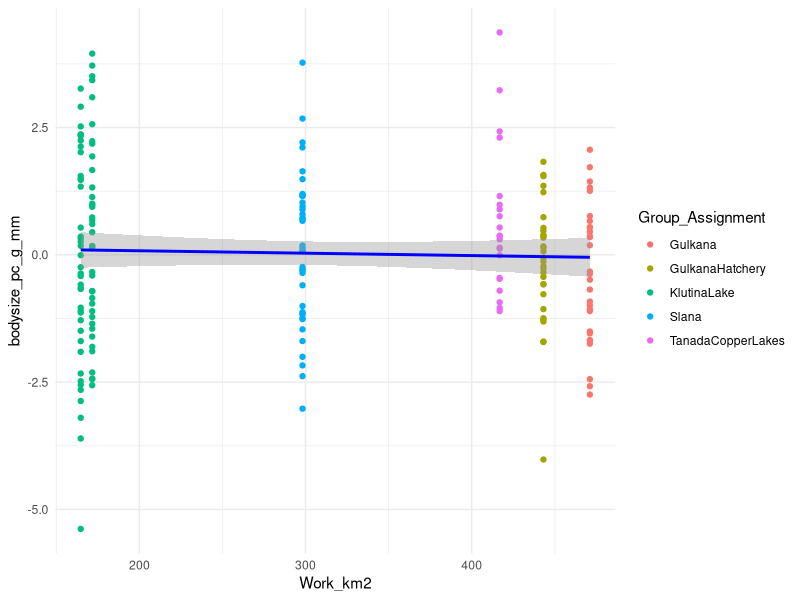
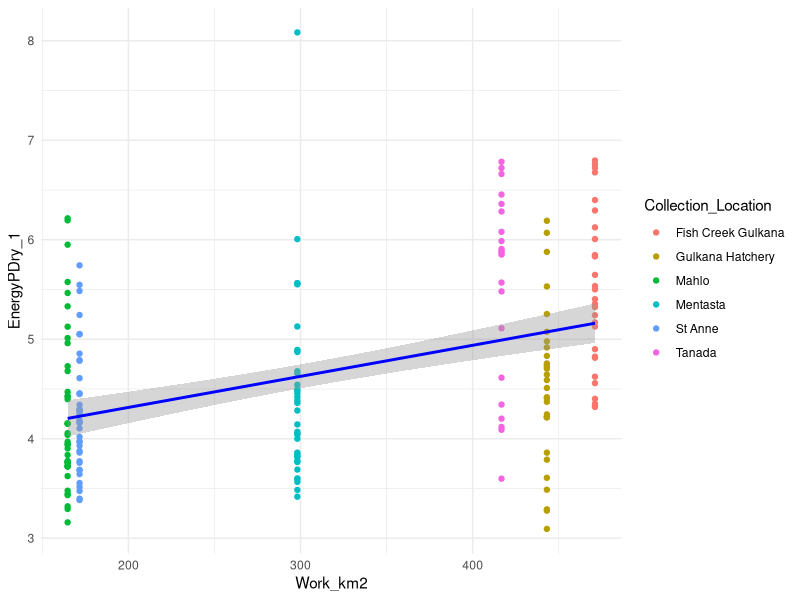
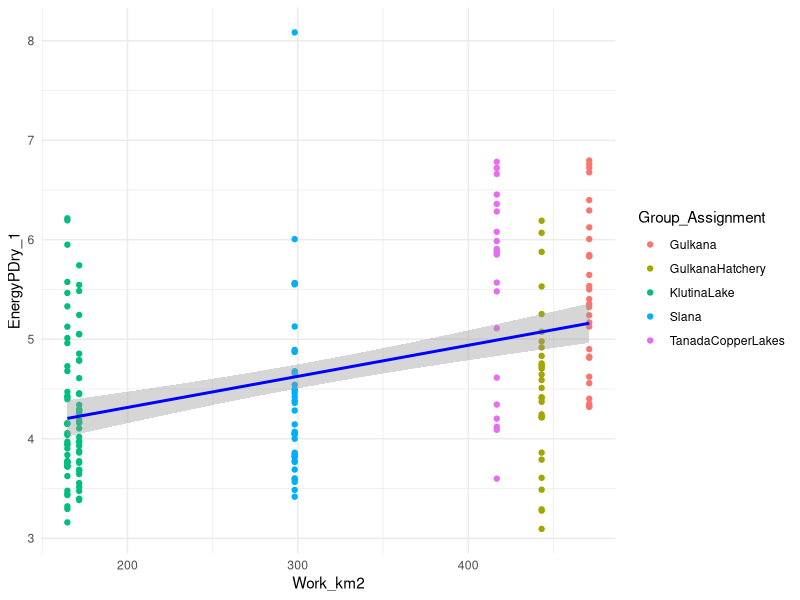
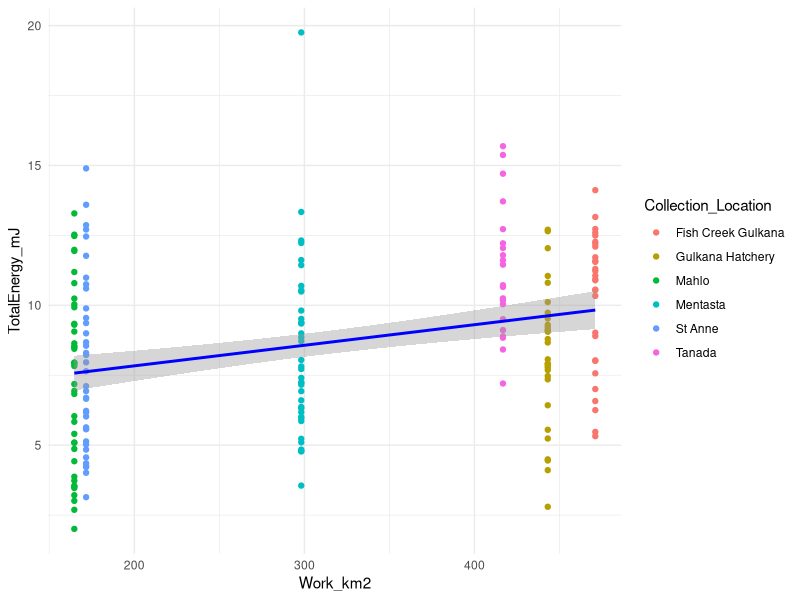
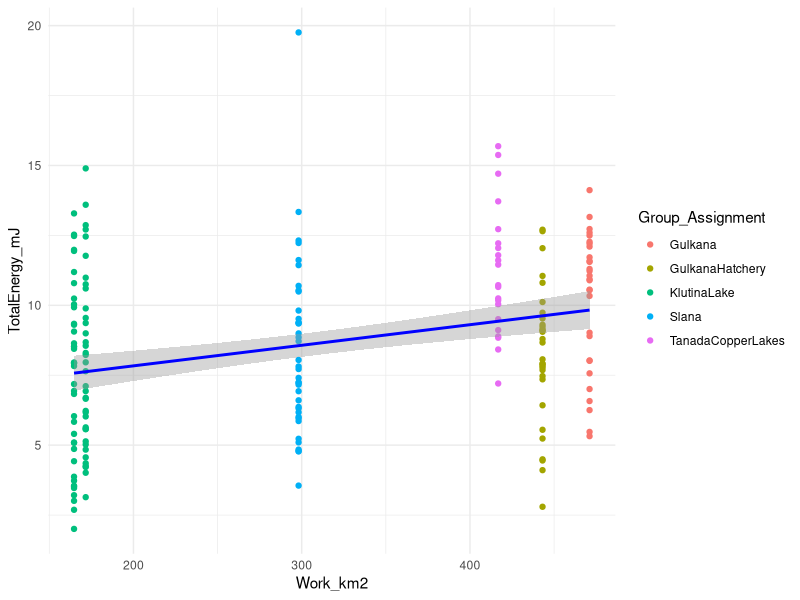

Recreate these plots in R, in order.
### Linear Regression between body size ~ Work AND energy density ~ Work to see if there is a linear relationship between these


rm(list = ls())
DataSet <- read.csv("ALHcode/AIC/upperriver_bodycomp_PCscores.csv")

library(ggplot2)

DataSet$Work_km2 <- (DataSet$Collection_RiverMile_m * DataSet$Elevation_m) / (1000*1000) #so work is in km^2 
library(dplyr)

DataSet_filtered <- DataSet %>%
  filter(Collection_Location != "Long Lake")

str(DataSet_filtered)

###### WORK ########

#Body Size Question
model <- lm(bodysize_pc_g_mm ~ Work_km2, data = DataSet_filtered)
summary(model) #not significant

ggplot(DataSet_filtered, aes(x = Work_km2, y = bodysize_pc_g_mm)) + 
  geom_point(aes(color = Group_Assignment)) +
  geom_smooth(method = "lm", se = TRUE, color = "blue") +
  theme_minimal()




#EnergyPDry_1 Question
model1 <- lm(EnergyPDry_1 ~ Work_km2, data = DataSet_filtered)
summary(model1) #### SIGNIFICANT!!!!!! p = 1.04e-09

ggplot(DataSet_filtered, aes(x = Work_km2, y = EnergyPDry_1)) + 
  geom_point(aes(color = Collection_Location)) +
  geom_smooth(method = "lm", se = TRUE, color = "blue") +
  theme_minimal()

ggplot(DataSet_filtered, aes(x = Work_km2, y = EnergyPDry_1)) + 
  geom_point(aes(color = Group_Assignment)) +
  geom_smooth(method = "lm", se = TRUE, color = "blue") +
  theme_minimal()


#TotalEnergy Question
DataSet_filtered$EnergyPDry_1_mJ_g <- DataSet_filtered$EnergyPDry_1 / 1000
DataSet_filtered$Fish_Wt_g <- DataSet_filtered$Fish_Wt * 1000
DataSet_filtered$TotalEnergy_mJ <- DataSet_filtered$EnergyPDry_1_mJ_g * DataSet_filtered$Fish_Wt_g
str(DataSet_filtered)

model2 <- lm(TotalEnergy_mJ ~ Work_km2, data = DataSet_filtered)
summary(model2) #Significant!!!!!! p = 1.65e-05 ***

ggplot(DataSet_filtered, aes(x = Work_km2, y = TotalEnergy_mJ)) + 
  geom_point(aes(color = Collection_Location)) +
  geom_smooth(method = "lm", se = TRUE, color = "blue") +
  theme_minimal()

ggplot(DataSet_filtered, aes(x = Work_km2, y = TotalEnergy_mJ)) + 
  geom_point(aes(color = Group_Assignment)) +
  geom_smooth(method = "lm", se = TRUE, color = "blue") +
  theme_minimal()


##### Group_Assignment #####

